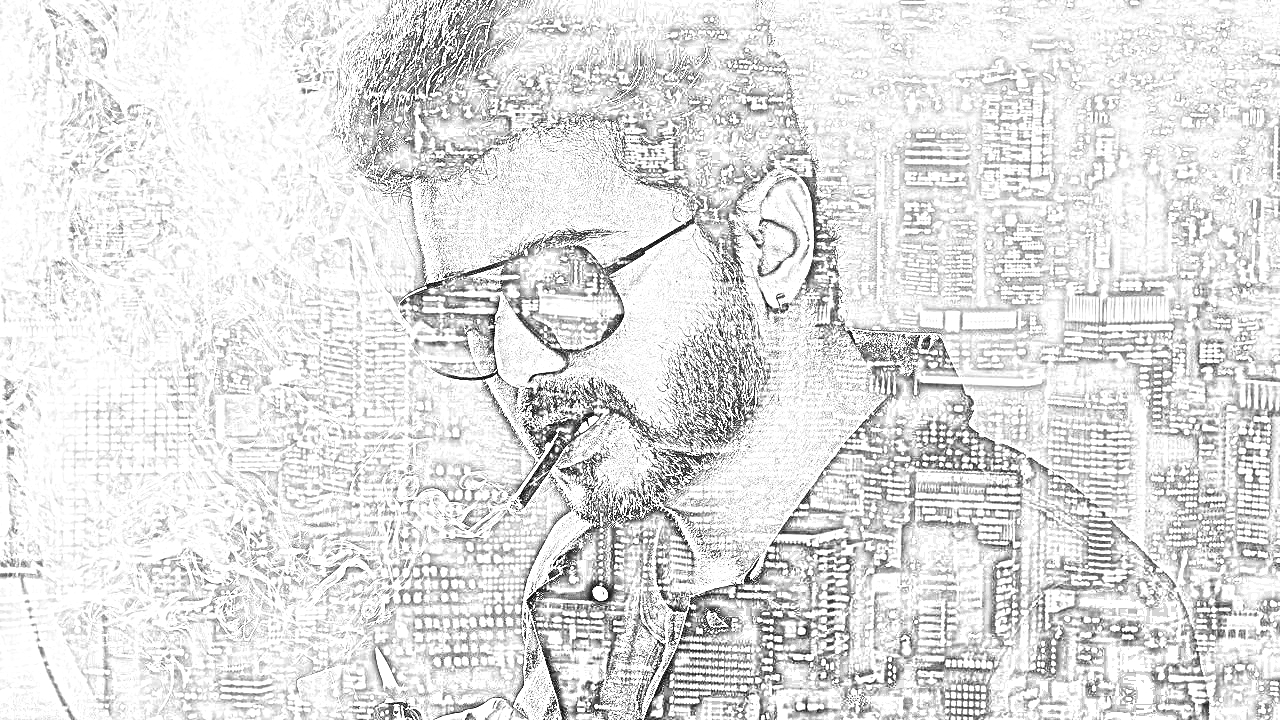
#> input picture Task-2/images/Vijay-Pencil-Drawing.jpeg, 1280 x 720 px
$ python -i app.py   (imports and definitions only)
#> lines starting #> are read from the running program, lines starting #| are printed output that depends on the picture
#> further down, picture is the input picture: PIL image 1280x720 L; min 0, max 255, mean 224.1
import cv2
import numpy as np
from PIL import Image
import streamlit as st


def sketch(our_image):
    image = np.array(our_image.convert("RGB"))  # reading image in raw array format
    grey_img = cv2.cvtColor(
        image, cv2.COLOR_RGB2GRAY
    )  # Using cvtColor method to Convert RGB to Gray colorscale
    invert = cv2.bitwise_not(grey_img)  # Using bitwise_not method to invert the greyscale `image
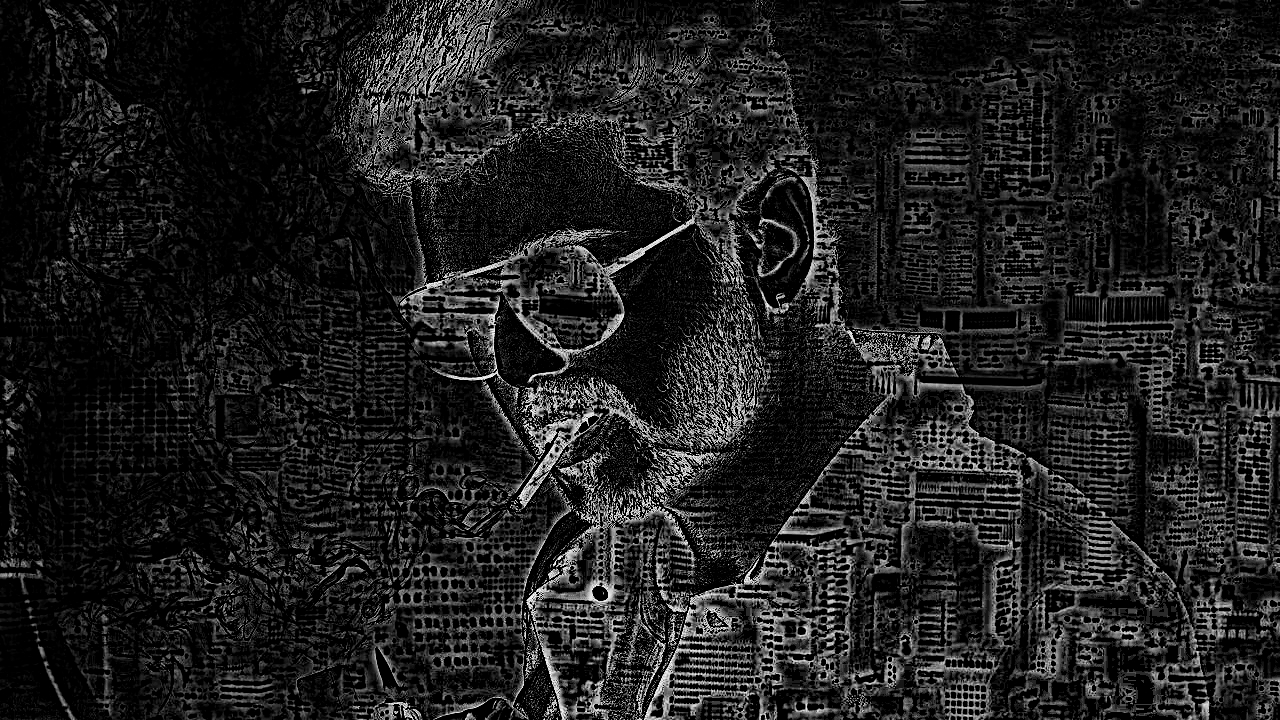
#> invert: shape (720, 1280); min 0, max 255, mean 30.9
    blur = cv2.GaussianBlur(
        invert, (21, 21), 0
    )  # Using GaussianBlur method to blur the inverted image
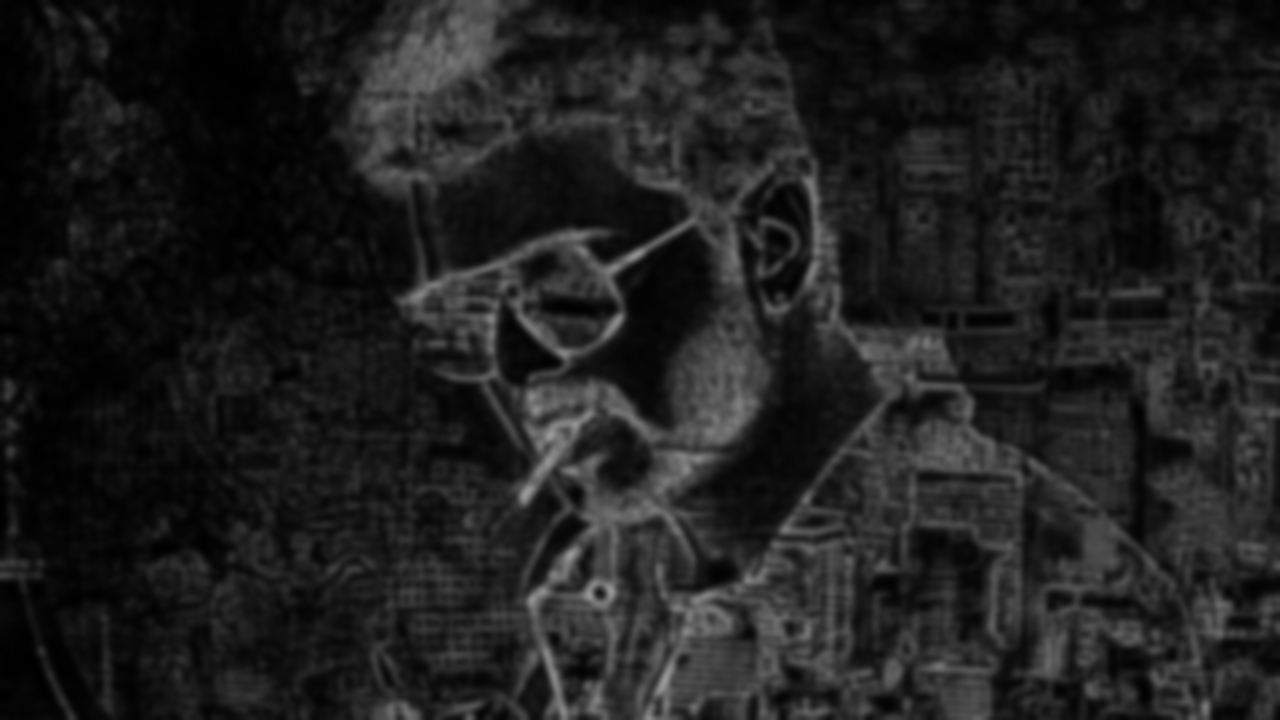
#> blur: shape (720, 1280); min 0, max 156, mean 30.9
    invertedblur = cv2.bitwise_not(
        blur
    )  # Again using bitwise_not method to invert the blurred image
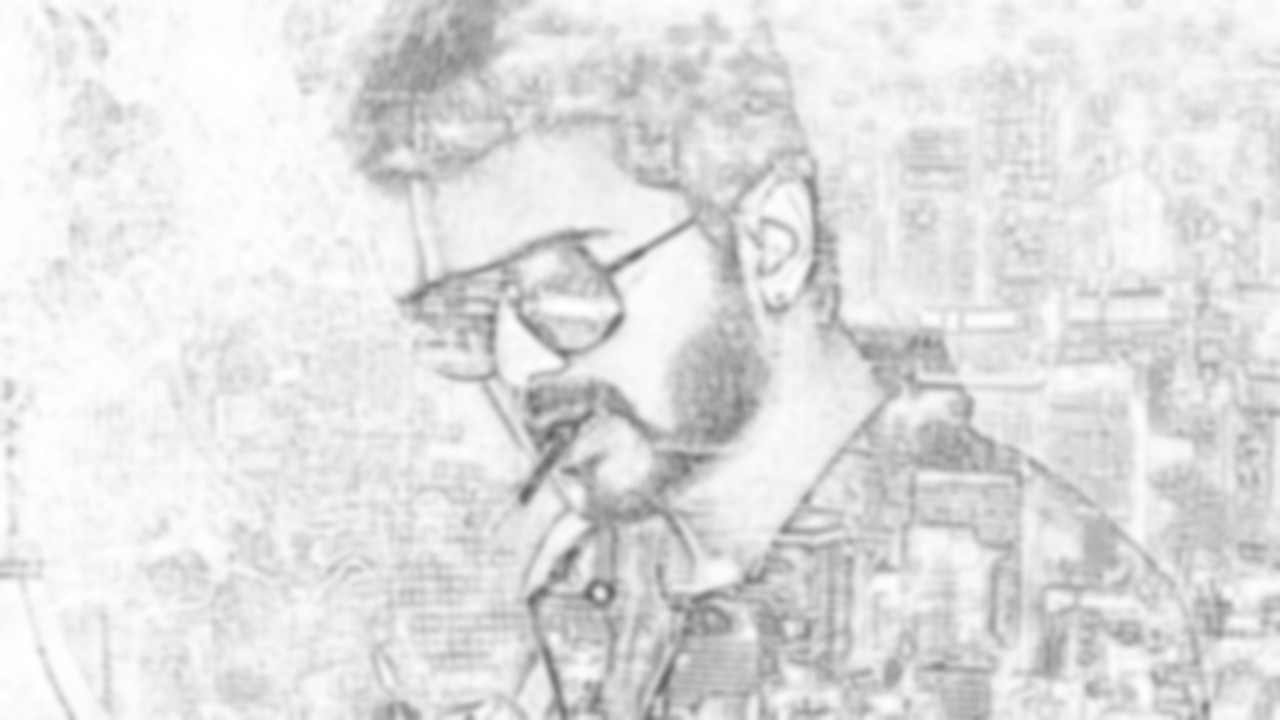
#> invertedblur: shape (720, 1280); min 99, max 255, mean 224.1
    return cv2.divide(
        grey_img, invertedblur, scale=256.0
    )  # performing bit-wise division between the grayscale image and the inverted-blurred image to obtain sketch image.
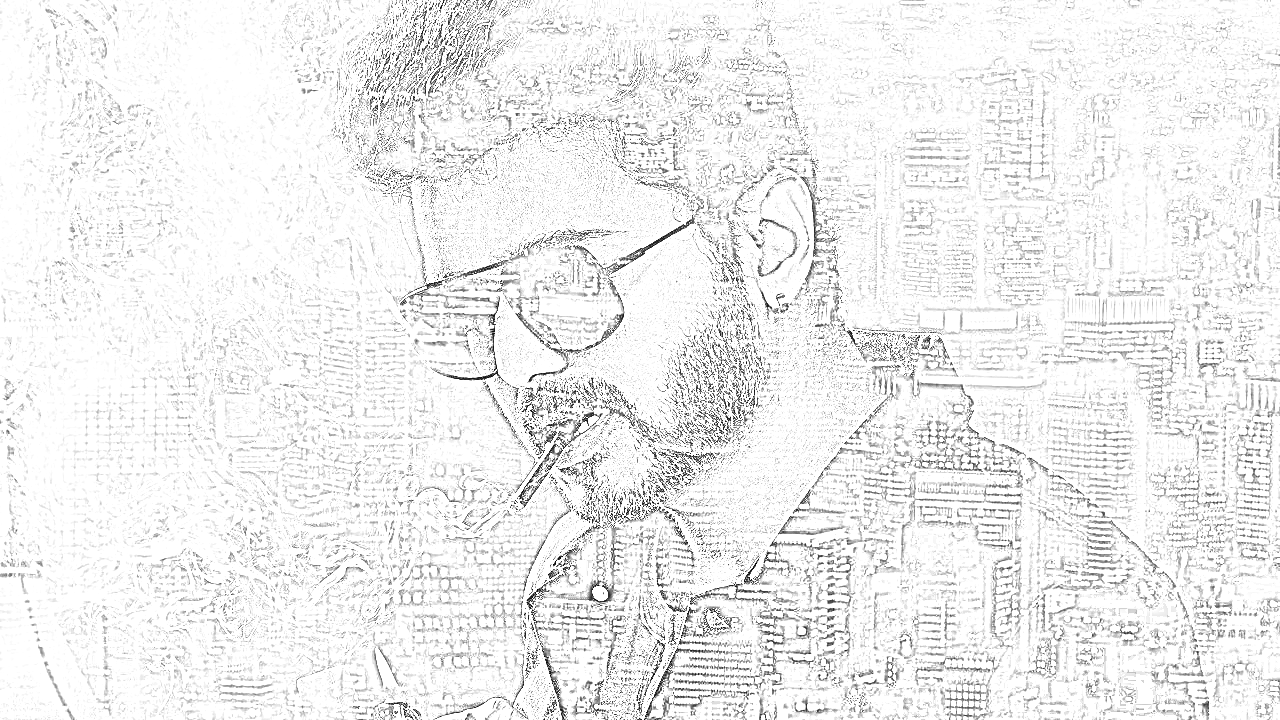
#> returned value: shape (720, 1280); min 0, max 255, mean 239


def main():
    st.subheader("Image To Pencil Art Conventer")  # app subheader
    st.text("Build with Streamlit and OpenCV")
    image_file = st.file_uploader(
        "Upload Image", type=["jpg", "png", "jpeg"]
    )  # To get the user uploaded image
    if image_file is not None:
        our_image = Image.open(image_file)
        st.text("Original Image")
        st.image(our_image)  # displays original image to the screen
        result = sketch(
            our_image
        )  # calls the sketch() function to convert the image to pencil drawing
        st.text("Sketch Image")
        st.image(result)  # displays pencil drawing output image to the screen


# [2 lines not run here, left out]

>>> from PIL import Image
>>> picture = Image.open('images/Vijay-Pencil-Drawing.jpeg')
>>> result = sketch(picture)
